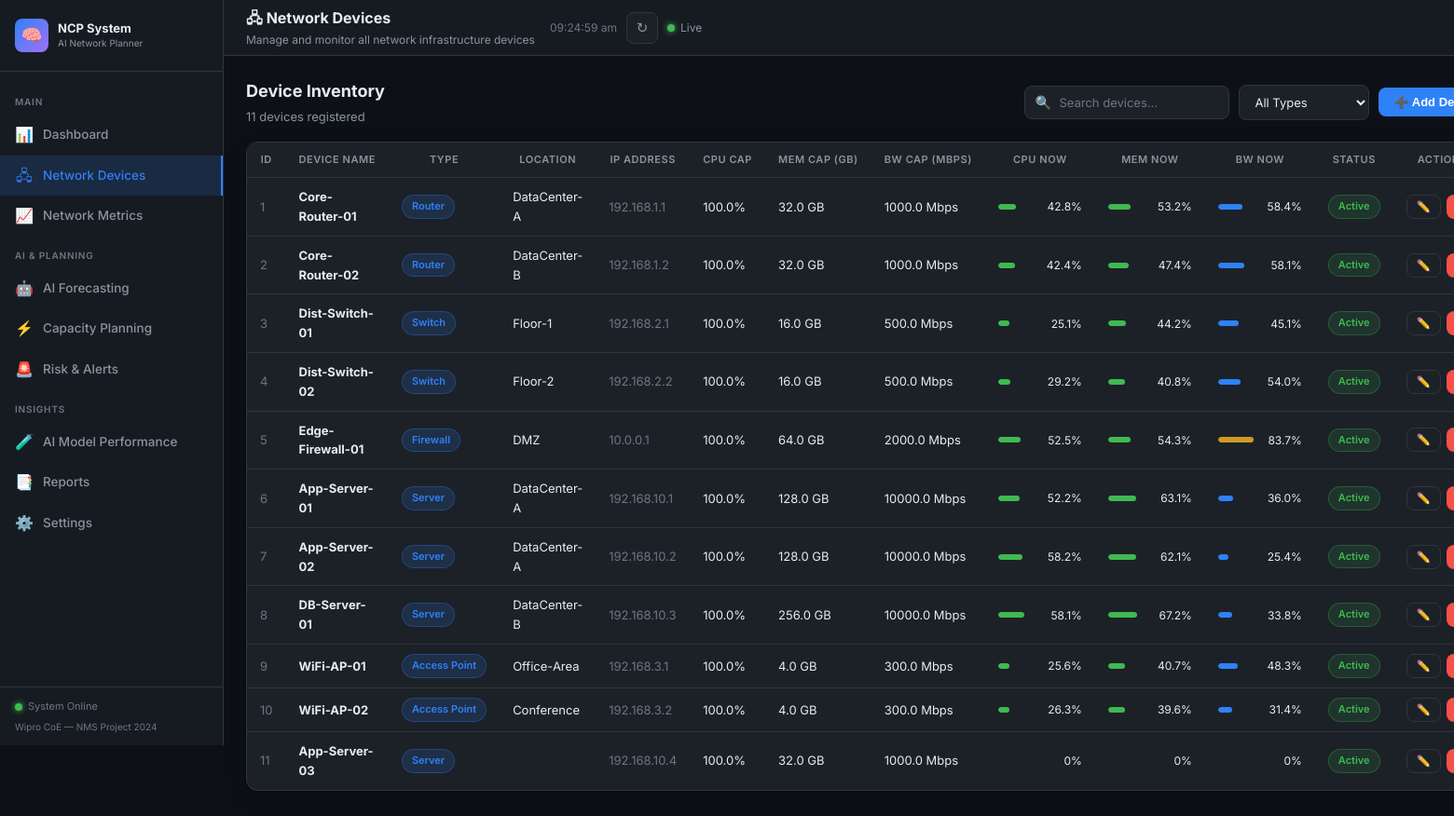
/devices, run on the app's committed database.
### tables this page shows
CREATE TABLE devices (
            id                 INTEGER PRIMARY KEY,
            device_name        TEXT    NOT NULL UNIQUE,
            device_type        TEXT    NOT NULL,
            location           TEXT,
            ip_address         TEXT    UNIQUE,
            cpu_capacity       REAL    DEFAULT 100,
            memory_capacity    REAL    DEFAULT 32,
            bandwidth_capacity REAL    DEFAULT 1000,
            status             TEXT    DEFAULT 'Active',
            created_at         TEXT    DEFAULT (datetime('now'))
        );

### app.py (the view)
@app.route("/devices")
def devices_page():
    conn = db()
    devices = rows_to_list(conn.execute("SELECT * FROM devices ORDER BY id").fetchall())
    for d in devices:
        row = conn.execute(
            "SELECT cpu_utilization, memory_utilization, bandwidth_utilization "
            "FROM network_metrics WHERE device_id=? ORDER BY timestamp DESC LIMIT 1",
            (d["id"],)
        ).fetchone()
        if row:
            d["cpu_current"]  = round(row["cpu_utilization"], 1)
            d["mem_current"]  = round(row["memory_utilization"], 1)
            d["bw_current"]   = round(row["bandwidth_utilization"], 1)
        else:
            d["cpu_current"] = d["mem_current"] = d["bw_current"] = 0
    conn.close()
    return render_template("devices.html", devices=devices)

### app.py (called while the page is built)
def db():
    return get_connection()

### database.py (called while the page is built)
def get_connection():
    os.makedirs("database", exist_ok=True)
    conn = sqlite3.connect(DB_PATH, timeout=60.0)
    conn.row_factory = sqlite3.Row
    conn.execute("PRAGMA foreign_keys = ON")
    conn.execute("PRAGMA journal_mode = WAL")
    conn.execute("PRAGMA busy_timeout = 60000")
    return conn

def rows_to_list(rows):
    return [dict(r) for r in rows]

### templates/devices.html (shortened to what this page needs)
{% extends "base.html" %}
{% block page_title %}🖧 Network Devices{% endblock %}
{% block page_subtitle %}Manage and monitor all network infrastructure devices{% endblock %}
{% block content %}
<div class="section-header mb-16">
  <div>
    <div class="section-title">Device Inventory</div>
    <div class="section-sub">{{ devices|length }} devices registered</div>
  </div>
  <div style="display:flex;gap:10px;align-items:center;flex-wrap:wrap;">
    <div class="search-bar">
      <span class="search-icon">🔍</span>
      <input type="text" id="searchInput" class="form-control" placeholder="Search devices…" style="width:220px;padding-left:36px;" oninput="filterDevices()"/>
    </div>
    <select id="typeFilter" class="form-select" style="width:140px;" onchange="filterDevices()">
      <option value="">All Types</option>
    </select>
    <button class="btn btn-primary" onclick="openAddModal()">➕ Add Device</button>
  </div>
</div>
<div class="card mb-24">
  <div class="table-container">
    <table id="devicesTable">
      <thead>
        <tr>
          <th>ID</th><th>Device Name</th><th>Type</th><th>Location</th>
          <th>IP Address</th><th>CPU Cap</th><th>Mem Cap (GB)</th><th>BW Cap (Mbps)</th>
          <th>CPU Now</th><th>Mem Now</th><th>BW Now</th><th>Status</th><th>Actions</th>
        </tr>
      </thead>
      <tbody id="devicesBody">
        {% for d in devices %}
        <tr data-name="{{ d.device_name|lower }}" data-type="{{ d.device_type }}">
          <td class="text-muted">{{ d.id }}</td>
          <td><strong>{{ d.device_name }}</strong></td>
          <td><span class="badge badge-info">{{ d.device_type }}</span></td>
          <td>{{ d.location }}</td>
          <td class="text-muted">{{ d.ip_address }}</td>
          <td>{{ d.cpu_capacity }}%</td>
          <td>{{ d.memory_capacity }} GB</td>
          <td>{{ d.bandwidth_capacity }} Mbps</td>
          <td>
            <div style="display:flex;align-items:center;gap:8px;min-width:90px;">
              <div class="progress-bar-wrap" style="flex:1;"><div class="progress-bar-fill {% if d.cpu_current >= 85 %}red{% elif d.cpu_current >= 70 %}yellow{% else %}green{% endif %}" style="width:{{ d.cpu_current }}%"></div></div>
              <span class="fs-12">{{ d.cpu_current }}%</span>
            </div>
          </td>
          <td>
            <div style="display:flex;align-items:center;gap:8px;min-width:90px;">
              <div class="progress-bar-wrap" style="flex:1;"><div class="progress-bar-fill {% if d.mem_current >= 85 %}red{% elif d.mem_current >= 70 %}yellow{% else %}green{% endif %}" style="width:{{ d.mem_current }}%"></div></div>
              <span class="fs-12">{{ d.mem_current }}%</span>
            </div>
          </td>
          <td>
            <div style="display:flex;align-items:center;gap:8px;min-width:90px;">
              <div class="progress-bar-wrap" style="flex:1;"><div class="progress-bar-fill {% if d.bw_current >= 85 %}red{% elif d.bw_current >= 70 %}yellow{% else %}blue{% endif %}" style="width:{{ d.bw_current }}%"></div></div>
              <span class="fs-12">{{ d.bw_current }}%</span>
            </div>
          </td>
          <td>
            <span class="badge {% if d.status == 'Active' %}badge-success{% else %}badge-secondary{% endif %}">
              {{ d.status }}
            </span>
          </td>
          <td>
            <div style="display:flex;gap:6px;">
              <button class="btn btn-secondary btn-sm" onclick="openEditModal({{ d.id }})">✏️</button>
              <button class="btn btn-danger btn-sm" onclick="deleteDevice({{ d.id }}, '{{ d.device_name }}')">🗑️</button>
            </div>
          </td>
        </tr>
        {% else %}
        <tr><td colspan="13"><div class="empty-state"><div class="empty-icon">🖧</div><p>No devices found. Add your first device.</p></div></td></tr>
        {% endfor %}
      </tbody>
    </table>
  </div>
</div>
{% endblock %}

### templates/base.html (shortened to what this page needs)
<!DOCTYPE html>
<html lang="en">
<head>
  <link rel="stylesheet" href="{{ url_for('static', filename='css/style.css') }}"/>
  <link rel="stylesheet" href="https://cdn.jsdelivr.net/npm/bootstrap-icons@1.11.3/font/bootstrap-icons.css"/>
</head>
<body>
<div class="app-wrapper">
  <aside class="sidebar" id="sidebar">
    <div class="sidebar-brand">
      <div class="brand-icon">🧠</div>
      <div>
        <div class="brand-text">NCP System</div>
        <div class="brand-sub">AI Network Planner</div>
      </div>
    </div>
    <nav class="sidebar-nav">
      <div class="nav-section-label">Main</div>
      <a href="{{ url_for('dashboard') }}" class="nav-item {% if request.endpoint=='dashboard' %}active{% endif %}">
        <span class="nav-icon">📊</span> Dashboard
      </a>
      <a href="{{ url_for('devices_page') }}" class="nav-item {% if request.endpoint=='devices_page' %}active{% endif %}">
        <span class="nav-icon">🖧</span> Network Devices
      </a>
      <a href="{{ url_for('metrics_page') }}" class="nav-item {% if request.endpoint=='metrics_page' %}active{% endif %}">
        <span class="nav-icon">📈</span> Network Metrics
      </a>
      <div class="nav-section-label">AI & Planning</div>
      <a href="{{ url_for('forecasting_page') }}" class="nav-item {% if request.endpoint=='forecasting_page' %}active{% endif %}">
        <span class="nav-icon">🤖</span> AI Forecasting
      </a>
      <a href="{{ url_for('capacity_page') }}" class="nav-item {% if request.endpoint=='capacity_page' %}active{% endif %}">
        <span class="nav-icon">⚡</span> Capacity Planning
      </a>
      <a href="{{ url_for('alerts_page') }}" class="nav-item {% if request.endpoint=='alerts_page' %}active{% endif %}">
        <span class="nav-icon">🚨</span> Risk &amp; Alerts
      </a>
      <div class="nav-section-label">Insights</div>
      <a href="{{ url_for('performance_page') }}" class="nav-item {% if request.endpoint=='performance_page' %}active{% endif %}">
        <span class="nav-icon">🧪</span> AI Model Performance
      </a>
      <a href="{{ url_for('reports_page') }}" class="nav-item {% if request.endpoint=='reports_page' %}active{% endif %}">
        <span class="nav-icon">📑</span> Reports
      </a>
      <a href="{{ url_for('settings_page') }}" class="nav-item {% if request.endpoint=='settings_page' %}active{% endif %}">
        <span class="nav-icon">⚙️</span> Settings
      </a>
    </nav>
    <div class="sidebar-footer">
      <div style="display:flex;align-items:center;gap:6px;">
        <span class="status-dot online"></span>
        <span>System Online</span>
      </div>
      <div style="margin-top:4px;font-size:10px;">Wipro CoE — NMS Project 2024</div>
    </div>
  </aside>
  <div class="main-content">
    <header class="top-header">
      <div>
        <div class="page-title">{% block page_title %}Dashboard{% endblock %}</div>
        <div class="page-subtitle">{% block page_subtitle %}AI Network Capacity Planning System{% endblock %}</div>
      </div>
      <div class="header-actions">
        <div id="live-time" class="fs-12 text-muted"></div>
        <button class="btn-icon" title="Refresh" onclick="location.reload()">↻</button>
        <div style="display:flex;align-items:center;gap:6px;font-size:12px;color:var(--text-secondary)">
          <span class="status-dot online"></span>Live
        </div>
      </div>
    </header>
    <main class="page-content">
      {% block content %}{% endblock %}
    </main>
  </div>
</div>
</body>
</html>

### data on the page
devices: id "1", device_name "Core-Router-01", device_type "Router", location "DataCenter-A", ip_address "192.168.1.1", cpu_capacity "100.0", memory_capacity "32.0", bandwidth_capacity "1000.0", cpu_current "42.8", mem_current "53.2", bw_current "58.4", status "Active"
devices: id "2", device_name "Core-Router-02", device_type "Router", location "DataCenter-B", ip_address "192.168.1.2", cpu_capacity "100.0", memory_capacity "32.0", bandwidth_capacity "1000.0", cpu_current "42.4", mem_current "47.4", bw_current "58.1", status "Active"
devices: id "3", device_name "Dist-Switch-01", device_type "Switch", location "Floor-1", ip_address "192.168.2.1", cpu_capacity "100.0", memory_capacity "16.0", bandwidth_capacity "500.0", cpu_current "25.1", mem_current "44.2", bw_current "45.1", status "Active"
devices: id "4", device_name "Dist-Switch-02", device_type "Switch", location "Floor-2", ip_address "192.168.2.2", cpu_capacity "100.0", memory_capacity "16.0", bandwidth_capacity "500.0", cpu_current "29.2", mem_current "40.8", bw_current "54.0", status "Active"
devices: id "5", device_name "Edge-Firewall-01", device_type "Firewall", location "DMZ", ip_address "10.0.0.1", cpu_capacity "100.0", memory_capacity "64.0", bandwidth_capacity "2000.0", cpu_current "52.5", mem_current "54.3", bw_current "83.7", status "Active"
devices: id "6", device_name "App-Server-01", device_type "Server", location "DataCenter-A", ip_address "192.168.10.1", cpu_capacity "100.0", memory_capacity "128.0", bandwidth_capacity "10000.0", cpu_current "52.2", mem_current "63.1", bw_current "36.0", status "Active"
devices: id "7", device_name "App-Server-02", device_type "Server", location "DataCenter-A", ip_address "192.168.10.2", cpu_capacity "100.0", memory_capacity "128.0", bandwidth_capacity "10000.0", cpu_current "58.2", mem_current "62.1", bw_current "25.4", status "Active"
devices: id "8", device_name "DB-Server-01", device_type "Server", location "DataCenter-B", ip_address "192.168.10.3", cpu_capacity "100.0", memory_capacity "256.0", bandwidth_capacity "10000.0", cpu_current "58.1", mem_current "67.2", bw_current "33.8", status "Active"
devices: id "9", device_name "WiFi-AP-01", device_type "Access Point", location "Office-Area", ip_address "192.168.3.1", cpu_capacity "100.0", memory_capacity "4.0", bandwidth_capacity "300.0", cpu_current "25.6", mem_current "40.7", bw_current "48.3", status "Active"
devices: id "10", device_name "WiFi-AP-02", device_type "Access Point", location "Conference", ip_address "192.168.3.2", cpu_capacity "100.0", memory_capacity "4.0", bandwidth_capacity "300.0", cpu_current "26.3", mem_current "39.6", bw_current "31.4", status "Active"
devices: id "11", device_name "App-Server-03", device_type "Server", ip_address "192.168.10.4", cpu_capacity "100.0", memory_capacity "32.0", bandwidth_capacity "1000.0", cpu_current "0", mem_current "0", bw_current "0", status "Active"

### other printed values
{{ devices|length }} "11"
